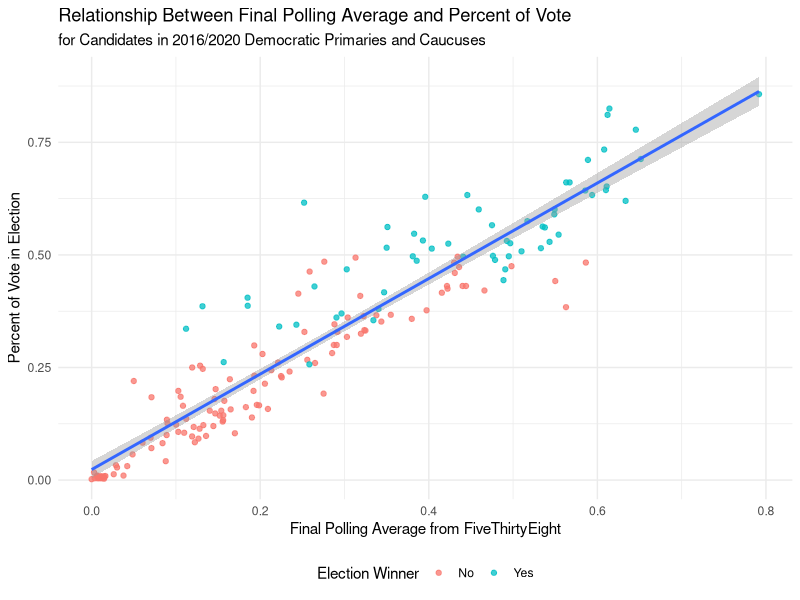
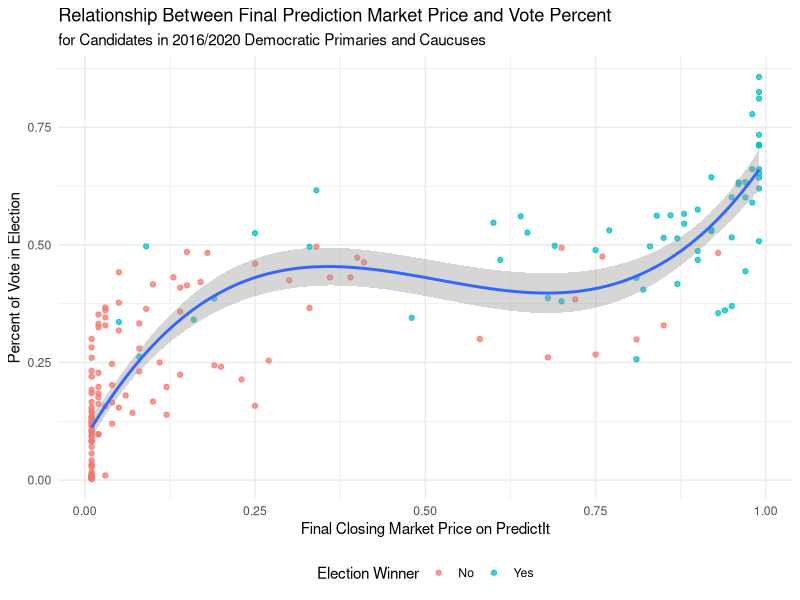
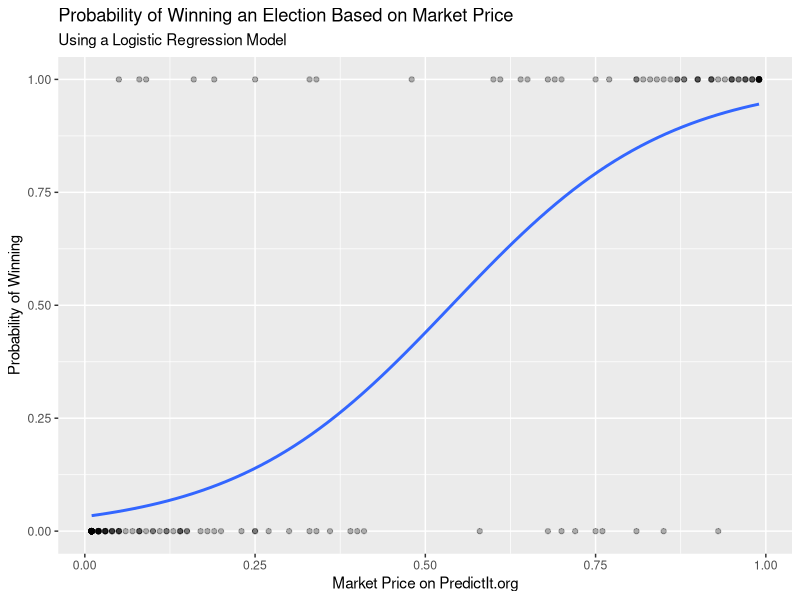

Write R code to recreate these figures, in order. (Note: this script raises an error after producing the figures.)
## ---- chunk 1
knitr::opts_chunk$set(echo = TRUE)
## ---- chunk 2

library(readr)
library(tidyverse)

## ---- chunk 3

dem_primary <- read_csv(
  "dem_primary.csv",
  col_types = cols(
    year = col_double(),
    state = col_character(),
    name = col_character(),
    date = col_date(format = ""),
    contest_date = col_date(format = ""),
    market_close = col_double(),
    poll_estimate = col_double(),
    poll_trend_adjusted = col_double(),
    date_dropped = col_date(format = ""),
    vote_percent = col_double(),
    winner = col_double()
  )
)

final_results <- dem_primary %>%
  filter(date == contest_date - 1)

## ---- chunk 4

# Relationship between market price and vote percent

dem_primary %>%
  filter(date == contest_date - 1) %>%
  mutate(winner = ifelse(winner == 1, "Yes", "No")) %>%
  ggplot(aes(x = poll_estimate, y = vote_percent)) +
  geom_point(aes(color = winner), alpha = 0.75) +
  stat_smooth(method = "lm",
              formula = y ~ x,
              se = TRUE) +
  theme_minimal() +
  theme(legend.position = "bottom") +
  labs(
    title = "Relationship Between Final Polling Average and Percent of Vote",
    subtitle = "for Candidates in 2016/2020 Democratic Primaries and Caucuses",
    x = "Final Polling Average from FiveThirtyEight",
    y = "Percent of Vote in Election",
    color = "Election Winner"
  )

## ---- chunk 5

# Relationship between polling average and vote percent

dem_primary %>%
  filter(date == contest_date - 1) %>%
  mutate(winner = ifelse(winner == 1, "Yes", "No")) %>%
  ggplot(aes(x = market_close, y = vote_percent)) +
  geom_point(aes(color = winner), alpha = 0.75) +
  stat_smooth(method = "lm",
              formula = y ~ poly(x, 3, raw = TRUE)) +
  theme_minimal() +
  theme(legend.position = "bottom") +
  labs(
    title = "Relationship Between Final Prediction Market Price and Vote Percent",
    subtitle = "for Candidates in 2016/2020 Democratic Primaries and Caucuses",
    x = "Final Closing Market Price on PredictIt",
    y = "Percent of Vote in Election",
    color = "Election Winner"
  )

## ---- chunk 6

# Using logistic regression to model probability of winning

final_results %>%
  ggplot(aes(x = market_close, y = winner)) +
  geom_point(alpha = 0.3) +
  theme_grey() +
  stat_smooth(
    method = "glm",
    method.args = list(family = "binomial"),
    se = FALSE
  ) +
  labs(
    title = "Probability of Winning an Election Based on Market Price",
    subtitle = "Using a Logistic Regression Model",
    x = "Market Price on PredictIt.org",
    y = "Probability of Winning"
  )

## ---- chunk 7

# Changes in accuracy over time

predictions_over_time %>%
  pivot_longer(
    cols = c(market, poll),
    names_to = "prediction_type",
    values_to = "value"
  ) %>%
  ggplot(aes(x = days_before, y = value, color = prediction_type)) +
  geom_line() +
  theme_grey() +
  scale_x_reverse() +
  labs(
    title = "Changes in Prediction Accuracy Over Time",
    subtitle = "Calculated As Percent of Elections Correctly Predicted",
    x = "Days Before Election",
    y = "Accuracy of Predictions",
    color = "Prediction Type"
  ) +
  scale_color_discrete(labels = c("Prediction Market Price", "Polling Average")) +
  theme(legend.position = "bottom")


